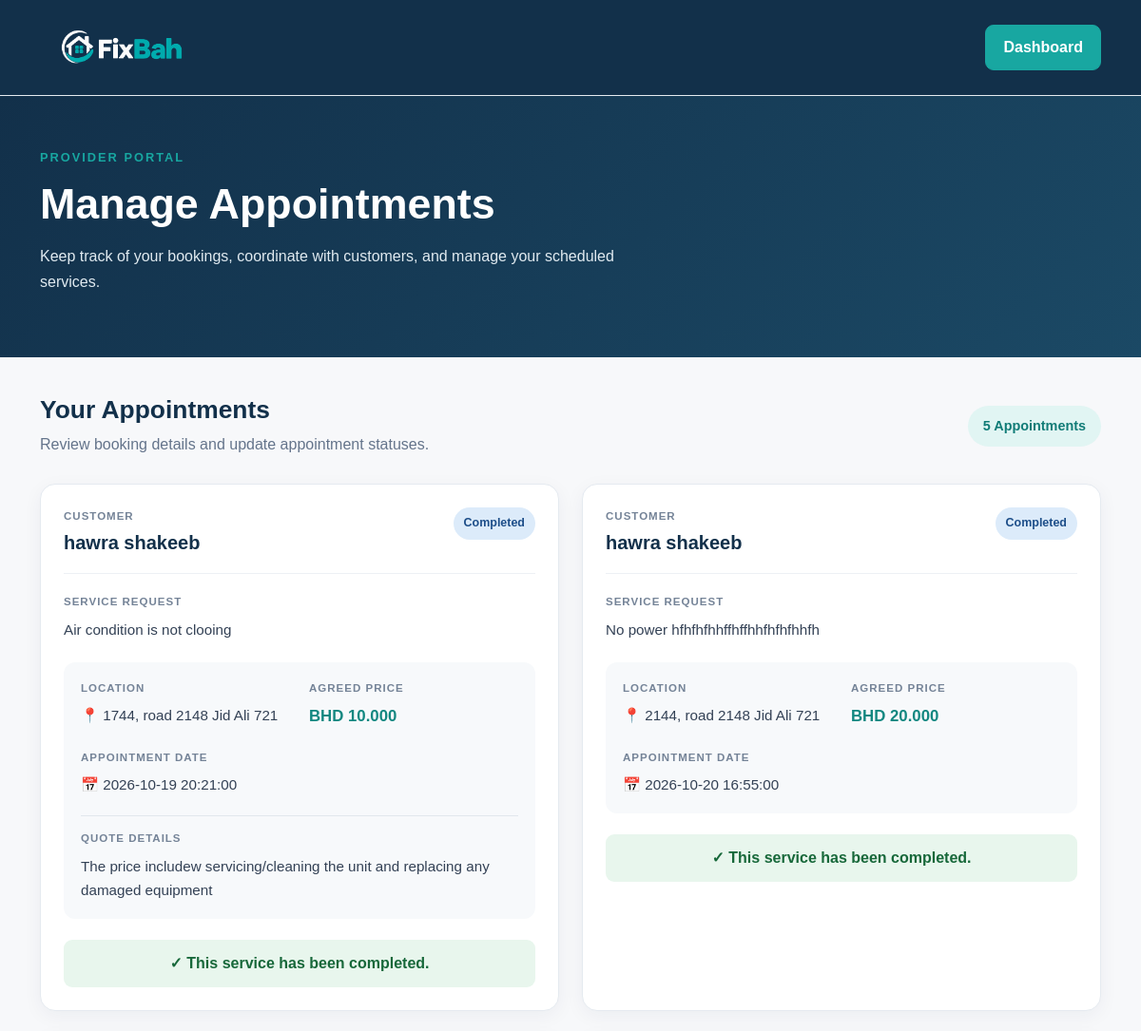
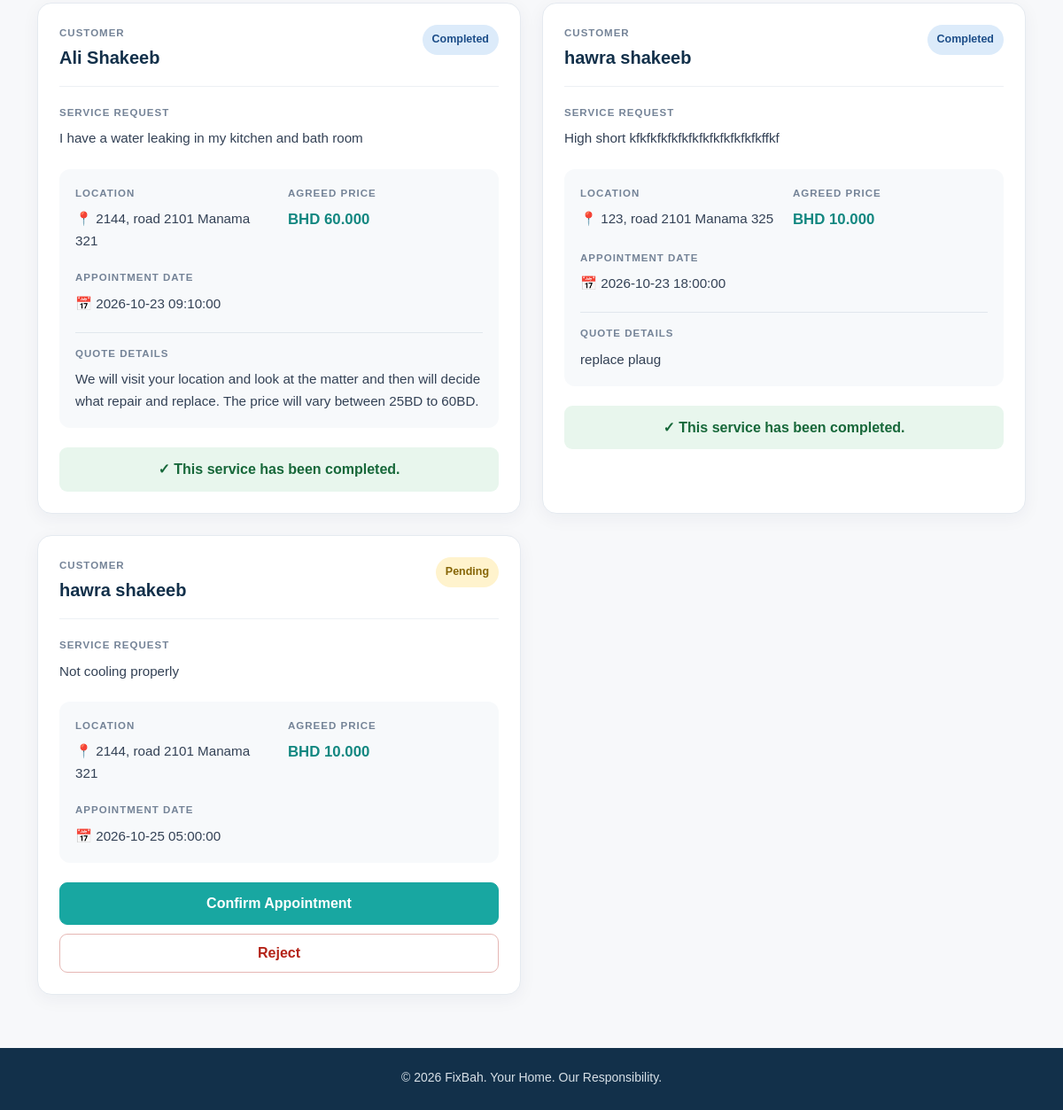
The app's page /provider-appointments (signed in), older data (2 pictures, top to bottom).
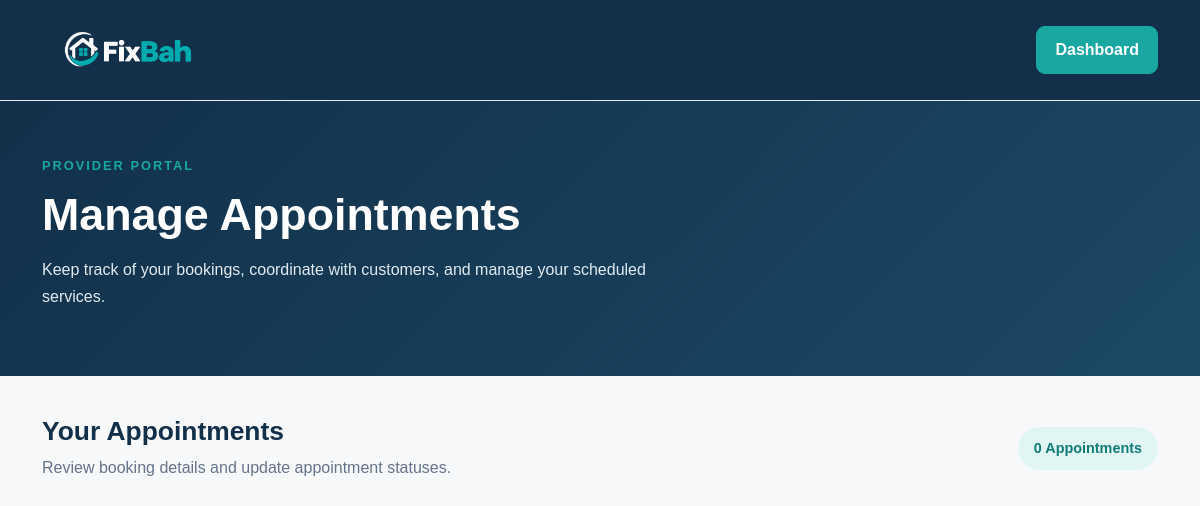
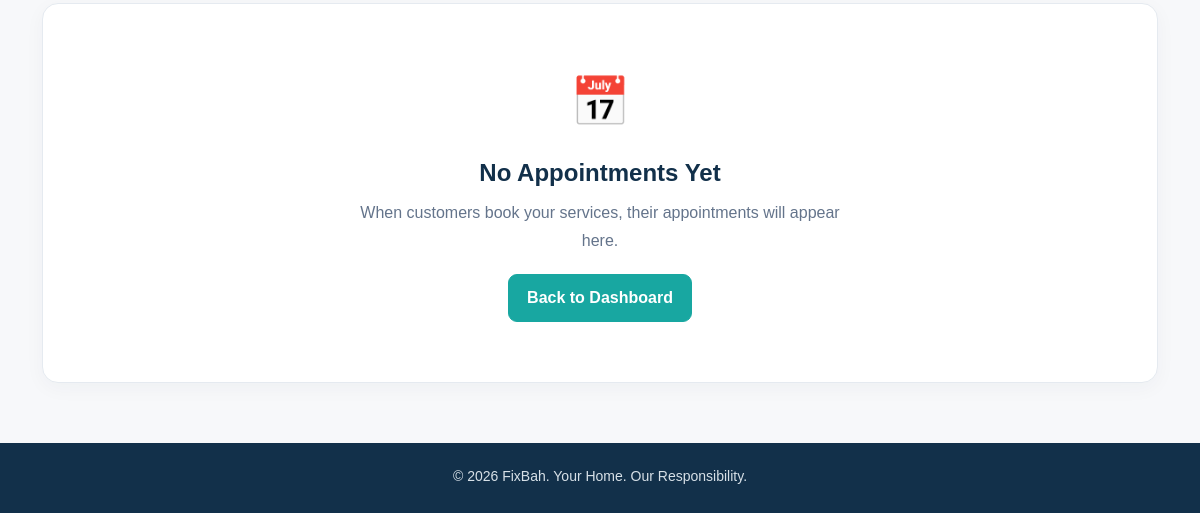
The same page, newer data (2 pictures, top to bottom).
### tables this page shows
CREATE TABLE bookings (
    id INTEGER PRIMARY KEY AUTOINCREMENT,
    quote_id INTEGER NOT NULL UNIQUE,
    appointment_date DATETIME NOT NULL,
    status TEXT NOT NULL DEFAULT 'pending',
    FOREIGN KEY (quote_id) REFERENCES quotes(id)
);

CREATE TABLE users (
    id INTEGER PRIMARY KEY AUTOINCREMENT,
    name TEXT NOT NULL,
    email TEXT UNIQUE NOT NULL,
    password_hash TEXT NOT NULL,
    role TEXT NOT NULL CHECK (role IN ('customer', 'provider', 'admin'))
, username TEXT);

CREATE TABLE service_requests (
    id INTEGER PRIMARY KEY AUTOINCREMENT,
    customer_id INTEGER NOT NULL,
    category_id INTEGER NOT NULL,
    description TEXT NOT NULL,
    location TEXT NOT NULL,
    status TEXT NOT NULL DEFAULT 'open',
    created_at DATETIME DEFAULT CURRENT_TIMESTAMP, customer_phone TEXT,
    FOREIGN KEY (customer_id) REFERENCES users(id),
    FOREIGN KEY (category_id) REFERENCES categories(id)
);

CREATE TABLE quotes (
    id INTEGER PRIMARY KEY AUTOINCREMENT,
    request_id INTEGER NOT NULL,
    provider_id INTEGER NOT NULL,
    price REAL NOT NULL CHECK (price >= 0),
    description TEXT,
    status TEXT NOT NULL DEFAULT 'pending',
    created_at DATETIME DEFAULT CURRENT_TIMESTAMP,
    FOREIGN KEY (request_id) REFERENCES service_requests(id),
    FOREIGN KEY (provider_id) REFERENCES providers(id),
    UNIQUE (request_id, provider_id)
);

### app.py (the view)
@app.route("/provider-appointments")
def provider_appointments():
    if "user_id" not in session:
        return redirect(url_for("login"))
    if session.get("role") != "provider":
        return redirect(url_for("dashboard"))
    db = get_db_connection()
    appointments = db.execute("""
        SELECT
            bookings.id AS booking_id,
            bookings.appointment_date,
            bookings.status AS booking_status,

            quotes.price,
            quotes.description AS quote_description,

            service_requests.description AS service_description,
            service_requests.location,

            providers.business_name,

            users.name AS customer_name

        FROM bookings

        JOIN quotes
            ON bookings.quote_id = quotes.id

        JOIN providers
            ON quotes.provider_id = providers.id

        JOIN service_requests
            ON quotes.request_id = service_requests.id

        JOIN users
            ON service_requests.customer_id = users.id

        WHERE providers.user_id = ?

        ORDER BY bookings.appointment_date ASC
    """, (session["user_id"],)).fetchall()
    db.close()
    return render_template(
        "provider_appointments.html",
        appointments=appointments
    )

### database.py (called while the page is built)
def get_db_connection():
    db = sqlite3.connect(DATABASE)
    db.row_factory = sqlite3.Row
    db.execute("PRAGMA foreign_keys = ON")
    return db

### templates/provider_appointments.html (shortened to what this page needs)
<!DOCTYPE html>
<html lang="en">
<head>
    <link
        href="https://cdn.jsdelivr.net/npm/bootstrap@5.3.3/dist/css/bootstrap.min.css"
        rel="stylesheet"
    >
    <link
        rel="stylesheet"
        href="{{ url_for('static', filename='css/style.css') }}"
    >
</head>
<body class="appointments-page">
    <nav class="navbar navbar-dark dashboard-navbar">
        <div class="container">
            <a class="navbar-brand d-flex align-items-center" href="{{ url_for('home') }}">
                <img
                    src="{{ url_for('static', filename='images/fixbah-logo.png') }}"
                    alt="FixBah logo"
                    class="fixbah-logo"
                >
            </a>
            <a
                href="{{ url_for('provider_dashboard') }}"
                class="btn btn-primary-brand"
            >
                Dashboard
            </a>
        </div>
    </nav>
    <section class="appointments-header">
        <div class="container">
            <p class="dashboard-label">PROVIDER PORTAL</p>
            <h1>Manage Appointments</h1>
            <p>
                Keep track of your bookings, coordinate with customers,
                and manage your scheduled services.
            </p>
        </div>
    </section>
    <main class="container appointments-content">
        <div class="appointments-section-heading">
            <div>
                <h2>Your Appointments</h2>
                <p>
                    Review booking details and update appointment statuses.
                </p>
            </div>
            <span class="appointments-count">
                {{ appointments|length }}
                {% if appointments|length == 1 %}
                    Appointment
                {% else %}
                    Appointments
                {% endif %}
            </span>
        </div>
        {% if appointments %}
            <div class="row g-4">
                {% for item in appointments %}
                    <div class="col-12 col-lg-6">
                        <article class="appointment-card">
                            <div class="appointment-card-header">
                                <div>
                                    <span class="appointment-label">
                                        CUSTOMER
                                    </span>
                                    <h3>
                                        {{ item.customer_name }}
                                    </h3>
                                </div>
                                <div>
                                    {% if item.booking_status == 'pending' %}
                                        <span class="appointment-status status-pending">
                                            Pending
                                        </span>
                                    {% elif item.booking_status == 'confirmed' %}
                                        <span class="appointment-status status-confirmed">
                                            Confirmed
                                        </span>
                                    {% elif item.booking_status == 'rejected' %}
                                        <span class="appointment-status status-rejected">
                                            Rejected
                                        </span>
                                    {% elif item.booking_status == 'completed' %}
                                        <span class="appointment-status status-completed">
                                            Completed
                                        </span>
                                    {% else %}
                                        <span class="appointment-status status-pending">
                                            {{ item.booking_status|capitalize }}
                                        </span>
                                    {% endif %}
                                </div>
                            </div>
                            <div class="appointment-service">
                                <span class="appointment-label">
                                    SERVICE REQUEST
                                </span>
                                <p>{{ item.service_description }}</p>
                            </div>
                            <div class="appointment-details">
                                <div class="appointment-detail-item">
                                    <span class="appointment-label">
                                        LOCATION
                                    </span>
                                    <p>📍 {{ item.location }}</p>
                                </div>
                                <div class="appointment-detail-item">
                                    <span class="appointment-label">
                                        AGREED PRICE
                                    </span>
                                    <p class="appointment-price">
                                        BHD {{ "%.3f"|format(item.price) }}
                                    </p>
                                </div>
                                <div class="appointment-detail-item">
                                    <span class="appointment-label">
                                        APPOINTMENT DATE
                                    </span>
                                    <p>📅 {{ item.appointment_date }}</p>
                                </div>
                                {% if item.quote_description %}
                                    <div class="appointment-detail-item appointment-quote">
                                        <span class="appointment-label">
                                            QUOTE DETAILS
                                        </span>
                                        <p>{{ item.quote_description }}</p>
                                    </div>
                                {% endif %}
                            </div>
                            <div class="appointment-actions">
                                {% if item.booking_status == 'pending' %}
                                    <form
                                        method="POST"
                                        action="{{ url_for('update_booking', booking_id=item.booking_id, action='confirm') }}"
                                        onsubmit="return confirm('Confirm this appointment?');"
                                    >
                                        <button
                                            type="submit"
                                            class="btn btn-primary-brand w-100"
                                        >
                                            Confirm Appointment
                                        </button>
                                    </form>
                                    <form
                                        method="POST"
                                        action="{{ url_for('update_booking', booking_id=item.booking_id, action='reject') }}"
                                        onsubmit="return confirm('Are you sure you want to reject this appointment?');"
                                    >
                                        <button
                                            type="submit"
                                            class="btn btn-reject w-100"
                                        >
                                            Reject
                                        </button>
                                    </form>
                                {% elif item.booking_status == 'completed' %}
                                    <p class="appointment-completed-message">
                                        ✓ This service has been completed.
                                    </p>
                                {% elif item.booking_status == 'rejected' %}
                                    <p class="appointment-rejected-message">
                                        This appointment was rejected.
                                    </p>
                                {% endif %}
                            </div>
                        </article>
                    </div>
                {% endfor %}
            </div>
        {% else %}
            <div class="appointments-empty">
                <div class="appointments-empty-icon">📅</div>
                <h3>No Appointments Yet</h3>
                <p>
                    When customers book your services, their appointments
                    will appear here.
                </p>
                <a
                    href="{{ url_for('provider_dashboard') }}"
                    class="btn btn-primary-brand mt-2"
                >
                    Back to Dashboard
                </a>
            </div>
        {% endif %}
    </main>
    <footer class="dashboard-footer">
        <div class="container text-center">
            <p>
                © 2026 FixBah. Your Home. Our Responsibility.
            </p>
        </div>
    </footer>
</body>
</html>

### static/css/style.css (style rules this page uses)
:root { --navy: #12304A; --navy-dark: #0B2235; --teal: #18A7A1; --teal-dark: #138A85; --light: #F7F8FA; --white: #FFFFFF; --text: #263746; --muted: #6B7B89; --border: #E5EBF0; }
* { box-sizing: border-box; }
html { scroll-behavior: smooth; scroll-padding-top: 90px; }
body { margin: 0; background: var(--white); color: var(--text); font-family: Arial, Helvetica, sans-serif; line-height: 1.6; }
a { text-decoration: none; }
.navbar { background-color: #12304A; padding: 16px 0; border-bottom: 1px solid var(--border); }
.navbar-brand { font-size: 2rem; font-weight: 800; letter-spacing: -1.5px; }
.btn { border-radius: 8px; font-weight: 700; transition: background-color 0.2s, color 0.2s, border-color 0.2s, transform 0.2s; }
.btn-primary-brand { display: inline-flex; align-items: center; justify-content: center; gap: 10px; background: var(--teal); border: 1px solid var(--teal); color: var(--white); padding: 12px 23px; }
.btn-primary-brand { background: #18A7A1; border: 1px solid #18A7A1; color: #FFFFFF; font-weight: 600; padding: 11px 18px; border-radius: 8px; transition: 0.2s ease; }
.dashboard-navbar { background: #12304A; padding: 15px 0; }
.dashboard-label { color: #18A7A1; font-size: 13px; font-weight: 700; letter-spacing: 2px; margin-bottom: 12px; }
.dashboard-footer { background: #12304A; color: #FFFFFF; padding: 22px 0 10px; }
.dashboard-footer p { font-size: 14px; color: #D7E0E7; }
.appointments-page { background: #F7F8FA; min-height: 100vh; color: #12304A; }
.appointments-header { background: linear-gradient(135deg, #12304A, #1B4965); color: #FFFFFF; padding: 55px 0 65px; }
.appointments-header .dashboard-label { color: #18A7A1; font-size: 0.8rem; font-weight: 700; letter-spacing: 2px; margin-bottom: 12px; }
.appointments-header h1 { font-size: clamp(2rem, 4vw, 2.8rem); font-weight: 750; margin-bottom: 14px; }
.appointments-header p:last-child { color: #E0EAF0; max-width: 650px; line-height: 1.7; margin-bottom: 0; }
.appointments-content { padding-top: 40px; padding-bottom: 60px; }
.appointments-section-heading { display: flex; justify-content: space-between; align-items: center; gap: 20px; margin-bottom: 28px; }
.appointments-section-heading h2 { font-size: 1.65rem; font-weight: 750; margin-bottom: 8px; }
.appointments-section-heading p { color: #64748B; margin-bottom: 0; }
.appointments-count { background: #E1F5F3; color: #117C77; padding: 10px 16px; border-radius: 30px; font-size: 0.9rem; font-weight: 700; white-space: nowrap; }
.btn-primary-brand { background: #18A7A1; border: 1px solid #18A7A1; color: #FFFFFF; }
.appointments-empty { text-align: center; background: #FFFFFF; border: 1px solid #E5EAF0; border-radius: 16px; padding: 60px 24px; box-shadow: 0 5px 20px rgba(18, 48, 74, 0.04); }
.appointments-empty-icon { font-size: 3rem; margin-bottom: 18px; }
.appointments-empty h3 { font-size: 1.5rem; font-weight: 750; margin-bottom: 12px; }
.appointments-empty p { max-width: 480px; margin: 0 auto 12px; color: #64748B; line-height: 1.7; }
.btn-primary-brand { background: #18A7A1; border: 1px solid #18A7A1; color: #FFFFFF; font-weight: 700; border-radius: 9px; }
.fixbah-logo { width: 170px; height: 60px; object-fit: contain; }

Row changes from the older to the newer data that the page shows:
removed bookings: customer_name "hawra shakeeb", status "Completed", service_description "Air condition is not clooing", location "1744, road 2148 Jid Ali 721", appointment_date "2026-10-19 20:21:00", quote_description "The price includew servicing/cleaning the unit and replacing any damaged equipment"
removed quotes: price "10.000"
removed bookings: customer_name "hawra shakeeb", status "Completed", service_description "No power hfhfhfhhffhffhhfhfhfhhfh", location "2144, road 2148 Jid Ali 721", appointment_date "2026-10-20 16:55:00"
removed quotes: price "20.000"
removed bookings: customer_name "Ali Shakeeb", status "Completed", service_description "I have a water leaking in my kitchen and bath room", location "2144, road 2101 Manama 321", appointment_date "2026-10-23 09:10:00", quote_description "We will visit your location and look at the matter and then will decide what repair and replace. The price will vary between 25BD to 60BD."
removed quotes: price "60.000"
removed bookings: customer_name "hawra shakeeb", status "Completed", service_description "High short kfkfkfkfkfkfkfkfkfkfkfkfkffkf", location "123, road 2101 Manama 325", appointment_date "2026-10-23 18:00:00", quote_description "replace plaug"
removed quotes: price "10.000"
removed bookings: customer_name "hawra shakeeb", status "Pending", service_description "Not cooling properly", location "2144, road 2101 Manama 321", appointment_date "2026-10-25 05:00:00"
removed quotes: price "10.000"
Text that changed along with them:
{{ appointments|length }}: "5" → "0"
text now shown: "📅 No Appointments Yet When customers book your services, their appointments will appear here. Back to Dashboard"
